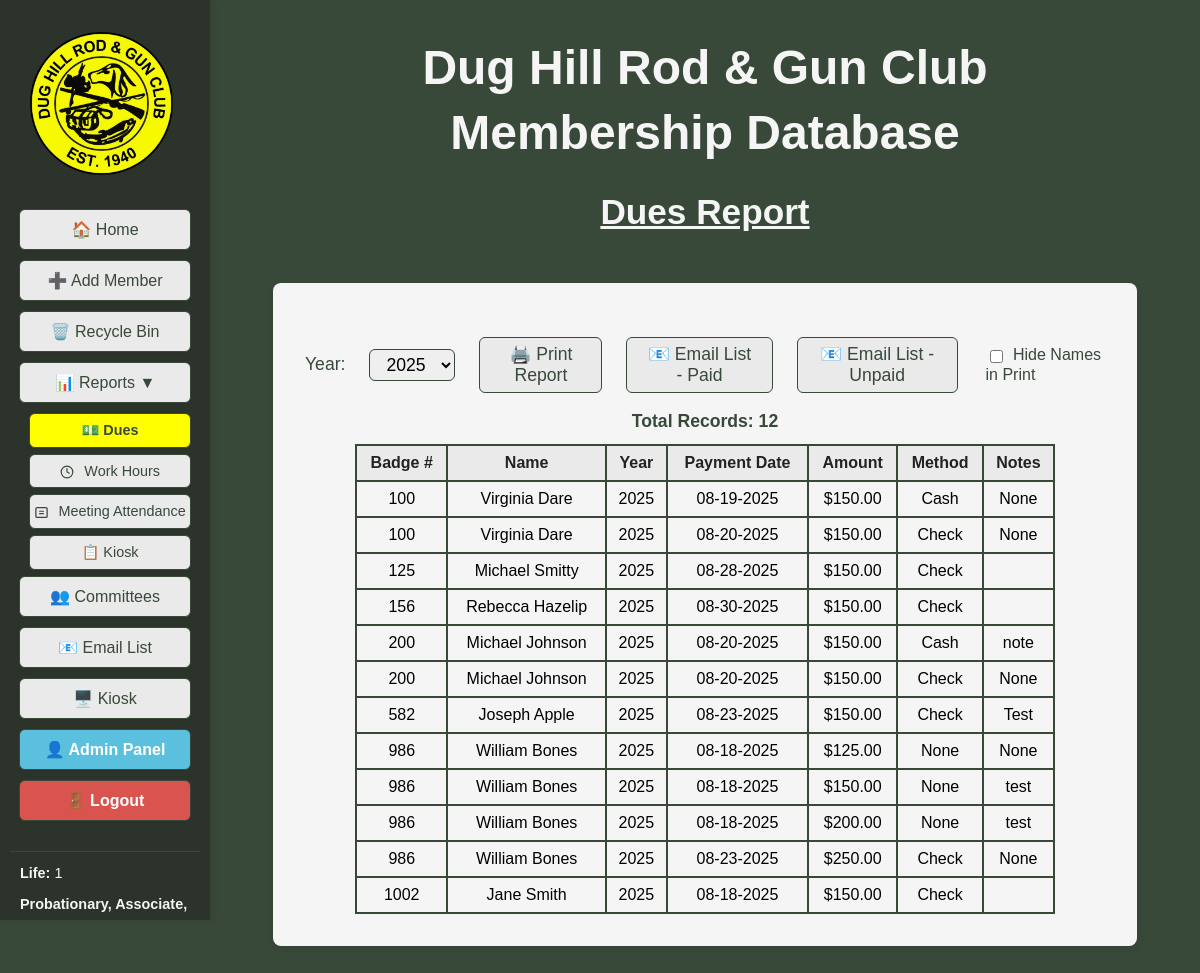
The page /dues_report (signed in) on the database its author committed.
### tables this page shows
CREATE TABLE "dues" (
            id INTEGER PRIMARY KEY AUTOINCREMENT,
            member_id INTEGER,
            payment_date TEXT,
            year TEXT DEFAULT (strftime('%Y','now')),
            amount REAL,
            method TEXT,
            notes TEXT,
            FOREIGN KEY (member_id) REFERENCES members(id) ON DELETE CASCADE
        );

CREATE TABLE members (
                id INTEGER PRIMARY KEY AUTOINCREMENT,
                badge_number TEXT,
                membership_type TEXT,
                first_name TEXT,
                last_name TEXT,
                dob TEXT,
                email TEXT,
                phone TEXT,
                address TEXT,
                city TEXT,
                state TEXT,
                zip TEXT,
                join_date TEXT,
                email2 TEXT,
                sponsor TEXT,
                card_internal TEXT,
                card_external TEXT,
                deleted INTEGER DEFAULT 0
            , phone2 TEXT, waiver INTEGER DEFAULT 0, middle_name TEXT DEFAULT '', nickname TEXT DEFAULT '', suffix TEXT DEFAULT '');

### DH_DB_Webapp/app.py (the view)
@app.route('/dues_report')
@login_required
def dues_report():
	year = request.args.get('year')
	years = database.get_dues_years()
	if not year:
		now = datetime.datetime.now()
		current_year = str(now.year)
		if current_year in years:
			year = current_year
		elif years:
			year = years[0]
		else:
			year = None
	dues = database.get_all_dues_by_year(year)
	now = datetime.datetime.now()
	member_stats = get_member_stats()
	return render_template('dues_report.html', dues=dues, years=years, selected_year=year, now=now, active_page='dues_report', member_stats=member_stats)

### DH_DB_Webapp/templates/dues_report.html (shortened to what this page needs)
<!DOCTYPE html>
<html>
<head>
</head>
<body style="background-color:#384839; font-family:Arial, Helvetica, sans-serif;">
    <div style="display:flex; flex-direction:row;">
        <div style="position:fixed; top:0; left:0; height:100vh; width:210px; background-color:#2c332b; display:flex; flex-direction:column; align-items:center; padding-top:120px; z-index:100; box-shadow:2px 0 8px rgba(0,0,0,0.08); overflow-y:auto;">
            <img src="{{ url_for('static', filename='Main_Logo-removebg-preview.png') }}" alt="Main Logo" style="height:143px; margin-top:-88px; margin-left:-8px; margin-bottom:34px;">
            <a href="{{ url_for('index') }}" class="{{ 'active-menu' if active_page == 'home' else '' }}" style="width:170px; display:inline-block; padding:10px 0; margin-bottom:10px; border-radius:6px; border:1px solid #384839; background-color:#eaeaea; color:#384839; text-decoration:none; font-weight:{{ 'bold' if active_page == 'home' else 'normal' }}; font-size:1em; font-family:Arial, Helvetica, sans-serif; box-shadow:0 1px 2px rgba(0,0,0,0.04); text-align:center;">🏠 Home</a>
            <a href="javascript:void(0);" onclick="openModal('addMemberModal')" style="width:170px; display:inline-block; padding:10px 0; margin-bottom:10px; border-radius:6px; border:1px solid #384839; background-color:#eaeaea; color:#384839; text-decoration:none; font-weight:normal; font-size:1em; font-family:Arial, Helvetica, sans-serif; box-shadow:0 1px 2px rgba(0,0,0,0.04); text-align:center;">➕ Add Member</a>
            <a href="{{ url_for('recycle_bin') }}" class="{{ 'active-menu' if active_page == 'recycle_bin' else '' }}" style="width:170px; display:inline-block; padding:10px 0; margin-bottom:10px; border-radius:6px; border:1px solid #384839; background-color:#eaeaea; color:#384839; text-decoration:none; font-weight:{{ 'bold' if active_page == 'recycle_bin' else 'normal' }}; font-size:1em; font-family:Arial, Helvetica, sans-serif; box-shadow:0 1px 2px rgba(0,0,0,0.04); text-align:center;">🗑️ Recycle Bin</a>
            <div class="menu-toggle" onclick="toggleSubmenu()" style="width:170px; display:inline-block; padding:10px 0; margin-bottom:10px; border-radius:6px; border:1px solid #384839; background-color:#eaeaea; color:#384839; text-decoration:none; font-weight:normal; font-size:1em; font-family:Arial, Helvetica, sans-serif; box-shadow:0 1px 2px rgba(0,0,0,0.04); text-align:center;">
                📊 Reports <span id="submenu-arrow">▼</span>
            </div>
            <div id="reports-submenu" class="submenu {% if active_page in ['dues_report', 'work_hours_report', 'meeting_attendance_report', 'kiosk_report'] %}active{% endif %}">
                <a href="{{ url_for('dues_report') }}" class="{{ 'active-menu' if active_page == 'dues_report' else '' }}" style="width:170px; display:inline-block; padding:10px 0; margin-bottom:10px; border-radius:6px; border:1px solid #384839; background-color:#eaeaea; color:#384839; text-decoration:none; font-weight:{{ 'bold' if active_page == 'dues_report' else 'normal' }}; font-size:1em; font-family:Arial, Helvetica, sans-serif; box-shadow:0 1px 2px rgba(0,0,0,0.04); text-align:center;">💵 Dues</a>
                <a href="{{ url_for('work_hours_report') }}" class="{{ 'active-menu' if active_page == 'work_hours_report' else '' }}" style="width:170px; display:inline-block; padding:10px 0; margin-bottom:10px; border-radius:6px; border:1px solid #384839; background-color:#eaeaea; color:#384839; text-decoration:none; font-weight:{{ 'bold' if active_page == 'work_hours_report' else 'normal' }}; font-size:1em; font-family:Arial, Helvetica, sans-serif; box-shadow:0 1px 2px rgba(0,0,0,0.04); text-align:center;">
                    <img src="{{ url_for('static', filename='icon_work_hours.svg') }}" alt="Work Hours" style="height:1em; vertical-align:middle; margin-right:6px;"> Work Hours
                </a>
                <a href="{{ url_for('meeting_attendance_report') }}" class="{{ 'active-menu' if active_page == 'meeting_attendance_report' else '' }}" style="width:170px; display:inline-block; padding:10px 0; margin-bottom:10px; border-radius:6px; border:1px solid #384839; background-color:#eaeaea; color:#384839; text-decoration:none; font-weight:{{ 'bold' if active_page == 'meeting_attendance_report' else 'normal' }}; font-size:1em; font-family:Arial, Helvetica, sans-serif; box-shadow:0 1px 2px rgba(0,0,0,0.04); text-align:center;">
                    <img src="{{ url_for('static', filename='icon_attendance.svg') }}" alt="Attendance" style="height:1em; vertical-align:middle; margin-right:6px;"> Meeting Attendance
                </a>
                <a href="{{ url_for('kiosk_report') }}" class="{{ 'active-menu' if active_page == 'kiosk_report' else '' }}" style="width:170px; display:inline-block; padding:10px 0; margin-bottom:10px; border-radius:6px; border:1px solid #384839; background-color:#eaeaea; color:#384839; text-decoration:none; font-weight:{{ 'bold' if active_page == 'kiosk_report' else 'normal' }}; font-size:1em; font-family:Arial, Helvetica, sans-serif; box-shadow:0 1px 2px rgba(0,0,0,0.04); text-align:center;">📋 Kiosk</a>
            </div>
            <a href="{{ url_for('committees') }}" class="{{ 'active-menu' if active_page == 'committees' else '' }}" style="width:170px; display:inline-block; padding:10px 0; margin-bottom:10px; border-radius:6px; border:1px solid #384839; background-color:#eaeaea; color:#384839; text-decoration:none; font-weight:{{ 'bold' if active_page == 'committees' else 'normal' }}; font-size:1em; font-family:Arial, Helvetica, sans-serif; box-shadow:0 1px 2px rgba(0,0,0,0.04); text-align:center;">👥 Committees</a>
            <a href="javascript:void(0);" onclick="generateEmailList()" style="width:170px; display:inline-block; padding:10px 0; margin-bottom:10px; border-radius:6px; border:1px solid #384839; background-color:#eaeaea; color:#384839; text-decoration:none; font-weight:normal; font-size:1em; font-family:Arial, Helvetica, sans-serif; box-shadow:0 1px 2px rgba(0,0,0,0.04); text-align:center;">📧 Email List</a>
            <a href="{{ url_for('kiosk') }}" target="_blank" style="width:170px; display:inline-block; padding:10px 0; margin-bottom:10px; border-radius:6px; border:1px solid #384839; background-color:#eaeaea; color:#384839; text-decoration:none; font-weight:normal; font-size:1em; font-family:Arial, Helvetica, sans-serif; box-shadow:0 1px 2px rgba(0,0,0,0.04); text-align:center;">🖥️ Kiosk</a>
            {% if current_user.is_admin_or_bdfl() %}
            <a href="{{ url_for('admin_users') }}" class="{{ 'active-menu' if active_page == 'admin_users' else '' }}" style="width:170px; display:inline-block; padding:10px 0; margin-bottom:10px; border-radius:6px; border:1px solid #384839; background-color:{{ '#5bc0de' if active_page != 'admin_users' else 'rgb(255,255,0)' }}; color:{{ '#ffffff' if active_page != 'admin_users' else '#000000' }}; text-decoration:none; font-weight:bold; font-size:1em; font-family:Arial, Helvetica, sans-serif; box-shadow:0 1px 2px rgba(0,0,0,0.04); text-align:center;">👤 Admin Panel</a>
            {% endif %}
            <a href="{{ url_for('logout') }}" style="width:170px; display:inline-block; padding:10px 0; margin-bottom:10px; border-radius:6px; border:1px solid #384839; background-color:#d9534f; color:#ffffff; text-decoration:none; font-weight:bold; font-size:1em; font-family:Arial, Helvetica, sans-serif; box-shadow:0 1px 2px rgba(0,0,0,0.04); text-align:center;">🚪 Logout</a>
            <div style="width:170px; margin-top:20px; padding:10px; border-top:1px solid #384839;">
                <div style="color:#f5f5f5; font-size:0.9em; line-height:1.6; text-align:left;">
                    <div style="margin-bottom:8px;"><strong>Life:</strong> {{ member_stats.life_members }}</div>
                    <div style="margin-bottom:8px;"><strong>Probationary, Associate, & Active:</strong> {{ member_stats.voting_members }}</div>
                </div>
            </div>
        </div>
        <div style="flex:1; margin-left:210px; display:flex; flex-direction:column; align-items:center;">
            <div style="display:flex; flex-direction:row; justify-content:center; margin-bottom:20px; width:100%;">
                <div style="text-align:center; width:100%;">
                    <h1 style="margin-bottom:0.2em; color:#f5f5f5; font-size:3em;">Dug Hill Rod & Gun Club</h1>
                    <h1 style="margin-top:0.2em; color:#f5f5f5; font-size:3em;">Membership Database</h1>
                    <h2 style="font-size:2.2em; margin-bottom:0.2em; margin-top:0; text-align:center; color:#f5f5f5; font-family:Arial, Helvetica, sans-serif; font-weight:bold; text-decoration:underline;">Dues Report</h2>
                </div>
            </div>
            <div style="background-color:#f5f5f5; border-radius:8px; padding:32px; min-width:400px; min-height:200px; box-shadow:0 2px 8px rgba(0,0,0,0.08); margin-bottom:40px; margin-top:24px; width:100%; max-width:800px;">
                <div style="display:flex; align-items:center; gap:16px; justify-content:center; margin-bottom:18px;">
                    <form method="get" action="{{ url_for('dues_report') }}" style="display:inline-flex; align-items:center; gap:16px; margin:0;">
                        <label for="year" style="font-size:1.1em; color:#384839; margin-right:8px;">Year:</label>
                        <select name="year" id="year" onchange="this.form.submit()" style="font-size:1.1em; padding:4px 12px; border-radius:6px; border:1px solid #384839;">
                            {% for y in years %}
                            {% if y != 'All' and y != 'all' %}
                            <option value="{{ y }}" {% if selected_year == y %}selected{% endif %}>{{ y }}</option>
                            {% endif %}
                            {% endfor %}
                        </select>
                    </form>
                    <button type="button" class="print-btn" onclick="addGeneratedLineAndPrint()" style="padding:6px 18px; font-size:1.1em; border-radius:6px; border:1px solid #384839; background-color:#eaeaea; color:#384839; cursor:pointer; margin-left:8px;">🖨️ Print Report</button>
                    <button type="button" class="print-btn" onclick="window.location.href='{{ url_for('dues_email_list', year=selected_year) }}'" style="padding:6px 18px; font-size:1.1em; border-radius:6px; border:1px solid #384839; background-color:#eaeaea; color:#384839; cursor:pointer; margin-left:8px;">📧 Email List - Paid</button>
                    <button type="button" class="print-btn" onclick="window.location.href='{{ url_for('dues_unpaid_email_list', year=selected_year) }}'" style="padding:6px 18px; font-size:1.1em; border-radius:6px; border:1px solid #384839; background-color:#eaeaea; color:#384839; cursor:pointer; margin-left:8px;">📧 Email List - Unpaid</button>
                    <label class="hide-names-label" style="font-size:1em; color:#384839; margin-left:12px;">
                        <input type="checkbox" id="hideNamesPrint" style="margin-right:6px; vertical-align:middle;" onclick="toggleHideNames()"> Hide Names in Print
                    </label>
                </div>
                <div style="text-align:center; margin-bottom:12px; font-size:1.1em; color:#384839; font-weight:bold;">
                    Total Records: {{ dues|length }}
                </div>
                <table id="duesTable" style="width:100%; max-width:700px; margin:auto; border-collapse:collapse;">
                    <thead>
                    <tr style="background:#eaeaea; color:#222;">
                        <th id="th0" style="padding:8px; border:2px solid #384839; cursor:pointer; text-align:center;" onclick="sortTable(0)">Badge # </th>
                        <th id="th1" class="name-col" style="padding:8px; border:2px solid #384839; cursor:pointer;" onclick="sortTable(1)">Name </th>
                        <th id="th2" style="padding:8px; border:2px solid #384839; cursor:pointer; text-align:center;" onclick="sortTable(2)">Year </th>
                        <th id="th3" style="padding:8px; border:2px solid #384839; cursor:pointer;" onclick="sortTable(3)">Payment Date </th>
                        <th id="th4" style="padding:8px; border:2px solid #384839; cursor:pointer;" onclick="sortTable(4)">Amount </th>
                        <th id="th5" style="padding:8px; border:2px solid #384839; cursor:pointer;" onclick="sortTable(5)">Method </th>
                        <th id="th6" style="padding:8px; border:2px solid #384839; cursor:pointer;" onclick="sortTable(6)">Notes </th>
                    </tr>
                    </thead>
                    <tbody>
                    {% for due in dues %}
                    <tr style="cursor:pointer;" onclick="goToMemberDetails({{ due['member_id'] }})">
                        <td style="padding:8px; border:2px solid #384839; text-align:center;">{{ due['badge_number'] }}</td>
                        <td class="name-col" style="padding:8px; border:2px solid #384839;">{{ due['first_name'] }} {{ due['last_name'] }}</td>
                        <td style="padding:8px; border:2px solid #384839; text-align:center;">{{ due['year'] }}</td>
                        <td style="padding:8px; border:2px solid #384839;">{{ due['payment_date']|format_mmddyyyy }}</td>
                        <td style="padding:8px; border:2px solid #384839;">${{ '%.2f'|format(due['amount']) }}</td>
                        <td style="padding:8px; border:2px solid #384839;">{{ due['method'] }}</td>
                        <td style="padding:8px; border:2px solid #384839;">{{ due['notes'] }}</td>
                    </tr>
                    {% endfor %}
                    </tbody>
                </table>
            </div>
        </div>
        </div>
</body>
</html>

### rows shown on the page
dues: badge_number "100", first_name "Virginia", last_name "Dare", year "2025", payment_date "08-19-2025", amount "150.00", method "Cash", notes "None"
dues: badge_number "100", first_name "Virginia", last_name "Dare", year "2025", payment_date "08-20-2025", amount "150.00", method "Check", notes "None"
dues: badge_number "125", first_name "Michael", last_name "Smitty", year "2025", payment_date "08-28-2025", amount "150.00", method "Check"
dues: badge_number "156", first_name "Rebecca", last_name "Hazelip", year "2025", payment_date "08-30-2025", amount "150.00", method "Check"
dues: badge_number "200", first_name "Michael", last_name "Johnson", year "2025", payment_date "08-20-2025", amount "150.00", method "Cash", notes "note"
dues: badge_number "200", first_name "Michael", last_name "Johnson", year "2025", payment_date "08-20-2025", amount "150.00", method "Check", notes "None"
dues: badge_number "582", first_name "Joseph", last_name "Apple", year "2025", payment_date "08-23-2025", amount "150.00", method "Check", notes "Test"
dues: badge_number "986", first_name "William", last_name "Bones", year "2025", payment_date "08-18-2025", amount "125.00", method "None", notes "None"
dues: badge_number "986", first_name "William", last_name "Bones", year "2025", payment_date "08-18-2025", amount "150.00", method "None", notes "test"
dues: badge_number "986", first_name "William", last_name "Bones", year "2025", payment_date "08-18-2025", amount "200.00", method "None", notes "test"
dues: badge_number "986", first_name "William", last_name "Bones", year "2025", payment_date "08-23-2025", amount "250.00", method "Check", notes "None"
dues: badge_number "1002", first_name "Jane", last_name "Smith", year "2025", payment_date "08-18-2025", amount "150.00", method "Check"

### other values the page prints
{{ member_stats.life_members }} "1"
{{ dues|length }} "12"
form field year "2025"
